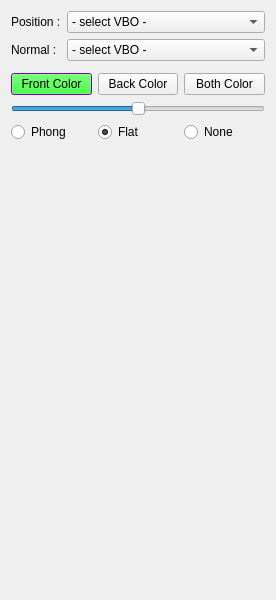
<?xml version="1.0" encoding="UTF-8"?>
<ui version="4.0">
 <exportmacro>SCHNAPPS_PLUGIN_SURFACE_RENDER_TRANSP_API</exportmacro>
 <class>SurfaceRender_TabWidget</class>
 <widget class="QWidget" name="SurfaceRender_TabWidget">
  <property name="geometry">
   <rect>
    <x>0</x>
    <y>0</y>
    <width>276</width>
    <height>600</height>
   </rect>
  </property>
  <property name="windowTitle">
   <string>Form</string>
  </property>
  <layout class="QGridLayout" name="gridLayout">
   <item row="0" column="0">
    <widget class="QLabel" name="label_2">
     <property name="text">
      <string>Position :</string>
     </property>
    </widget>
   </item>
   <item row="0" column="1">
    <widget class="QComboBox" name="combo_positionVBO">
     <property name="sizePolicy">
      <sizepolicy hsizetype="Expanding" vsizetype="Fixed">
       <horstretch>0</horstretch>
       <verstretch>0</verstretch>
      </sizepolicy>
     </property>
     <item>
      <property name="text">
       <string>- select VBO -</string>
      </property>
     </item>
    </widget>
   </item>
   <item row="1" column="0">
    <widget class="QLabel" name="label_3">
     <property name="text">
      <string>Normal :</string>
     </property>
    </widget>
   </item>
   <item row="1" column="1">
    <widget class="QComboBox" name="combo_normalVBO">
     <property name="sizePolicy">
      <sizepolicy hsizetype="MinimumExpanding" vsizetype="Fixed">
       <horstretch>0</horstretch>
       <verstretch>0</verstretch>
      </sizepolicy>
     </property>
     <item>
      <property name="text">
       <string>- select VBO -</string>
      </property>
     </item>
    </widget>
   </item>
   <item row="2" column="0" colspan="2">
    <widget class="Line" name="line"/>
   </item>
   <item row="3" column="0" colspan="2">
    <layout class="QHBoxLayout" name="horizontalLayout_2" stretch="0,0,0">
     <property name="sizeConstraint">
      <enum>QLayout::SetMaximumSize</enum>
     </property>
     <item>
      <widget class="QPushButton" name="frontColorButton">
       <property name="sizePolicy">
        <sizepolicy hsizetype="Preferred" vsizetype="Minimum">
         <horstretch>0</horstretch>
         <verstretch>0</verstretch>
        </sizepolicy>
       </property>
       <property name="maximumSize">
        <size>
         <width>16777215</width>
         <height>32</height>
        </size>
       </property>
       <property name="palette">
        <palette>
         <active>
          <colorrole role="WindowText">
           <brush brushstyle="SolidPattern">
            <color alpha="255">
             <red>255</red>
             <green>0</green>
             <blue>0</blue>
            </color>
           </brush>
          </colorrole>
          <colorrole role="Button">
           <brush brushstyle="SolidPattern">
            <color alpha="255">
             <red>0</red>
             <green>255</green>
             <blue>0</blue>
            </color>
           </brush>
          </colorrole>
          <colorrole role="Base">
           <brush brushstyle="SolidPattern">
            <color alpha="255">
             <red>255</red>
             <green>255</green>
             <blue>255</blue>
            </color>
           </brush>
          </colorrole>
          <colorrole role="Window">
           <brush brushstyle="SolidPattern">
            <color alpha="255">
             <red>170</red>
             <green>0</green>
             <blue>255</blue>
            </color>
           </brush>
          </colorrole>
         </active>
         <inactive>
          <colorrole role="WindowText">
           <brush brushstyle="SolidPattern">
            <color alpha="255">
             <red>255</red>
             <green>0</green>
             <blue>0</blue>
            </color>
           </brush>
          </colorrole>
          <colorrole role="Button">
           <brush brushstyle="SolidPattern">
            <color alpha="255">
             <red>0</red>
             <green>255</green>
             <blue>0</blue>
            </color>
           </brush>
          </colorrole>
          <colorrole role="Base">
           <brush brushstyle="SolidPattern">
            <color alpha="255">
             <red>255</red>
             <green>255</green>
             <blue>255</blue>
            </color>
           </brush>
          </colorrole>
          <colorrole role="Window">
           <brush brushstyle="SolidPattern">
            <color alpha="255">
             <red>170</red>
             <green>0</green>
             <blue>255</blue>
            </color>
           </brush>
          </colorrole>
         </inactive>
         <disabled>
          <colorrole role="WindowText">
           <brush brushstyle="SolidPattern">
            <color alpha="255">
             <red>143</red>
             <green>146</green>
             <blue>147</blue>
            </color>
           </brush>
          </colorrole>
          <colorrole role="Button">
           <brush brushstyle="SolidPattern">
            <color alpha="255">
             <red>0</red>
             <green>255</green>
             <blue>0</blue>
            </color>
           </brush>
          </colorrole>
          <colorrole role="Base">
           <brush brushstyle="SolidPattern">
            <color alpha="255">
             <red>170</red>
             <green>0</green>
             <blue>255</blue>
            </color>
           </brush>
          </colorrole>
          <colorrole role="Window">
           <brush brushstyle="SolidPattern">
            <color alpha="255">
             <red>170</red>
             <green>0</green>
             <blue>255</blue>
            </color>
           </brush>
          </colorrole>
         </disabled>
        </palette>
       </property>
       <property name="text">
        <string>Front Color</string>
       </property>
      </widget>
     </item>
     <item>
      <widget class="QPushButton" name="backColorButton">
       <property name="sizePolicy">
        <sizepolicy hsizetype="Preferred" vsizetype="Minimum">
         <horstretch>0</horstretch>
         <verstretch>0</verstretch>
        </sizepolicy>
       </property>
       <property name="maximumSize">
        <size>
         <width>16777215</width>
         <height>32</height>
        </size>
       </property>
       <property name="text">
        <string>Back Color</string>
       </property>
      </widget>
     </item>
     <item>
      <widget class="QPushButton" name="bothColorButton">
       <property name="text">
        <string>Both Color</string>
       </property>
      </widget>
     </item>
    </layout>
   </item>
   <item row="4" column="0" colspan="2">
    <widget class="QSlider" name="opaqueSlider">
     <property name="minimum">
      <number>1</number>
     </property>
     <property name="maximum">
      <number>254</number>
     </property>
     <property name="value">
      <number>128</number>
     </property>
     <property name="orientation">
      <enum>Qt::Horizontal</enum>
     </property>
    </widget>
   </item>
   <item row="5" column="0" colspan="2">
    <layout class="QHBoxLayout" name="horizontalLayout">
     <item>
      <widget class="QRadioButton" name="radio_phongShading">
       <property name="text">
        <string>Phong</string>
       </property>
       <attribute name="buttonGroup">
        <string notr="true">group_faceShading</string>
       </attribute>
      </widget>
     </item>
     <item>
      <widget class="QRadioButton" name="radio_flatShading">
       <property name="text">
        <string>Flat</string>
       </property>
       <property name="checked">
        <bool>true</bool>
       </property>
       <attribute name="buttonGroup">
        <string notr="true">group_faceShading</string>
       </attribute>
      </widget>
     </item>
     <item>
      <widget class="QRadioButton" name="radio_noneShading">
       <property name="text">
        <string>None</string>
       </property>
       <attribute name="buttonGroup">
        <string notr="true">group_faceShading</string>
       </attribute>
      </widget>
     </item>
    </layout>
   </item>
   <item row="6" column="0" colspan="2">
    <spacer name="verticalSpacer">
     <property name="orientation">
      <enum>Qt::Vertical</enum>
     </property>
     <property name="sizeHint" stdset="0">
      <size>
       <width>156</width>
       <height>161</height>
      </size>
     </property>
    </spacer>
   </item>
  </layout>
 </widget>
 <resources/>
 <connections/>
 <buttongroups>
  <buttongroup name="group_faceShading"/>
 </buttongroups>
</ui>
